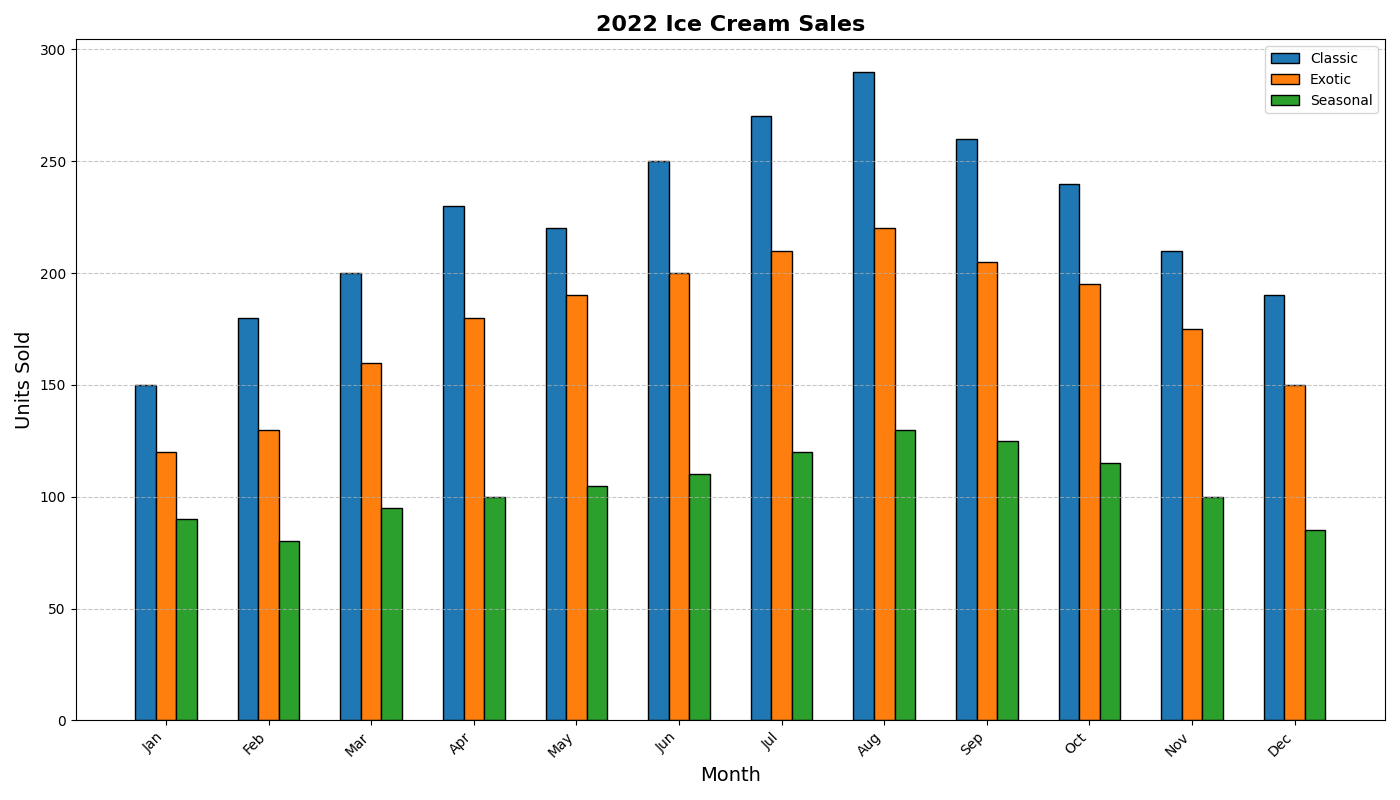

This chart was generated by the following Python code:
import matplotlib.pyplot as plt
import numpy as np

# Data for months
months = ["Jan", "Feb", "Mar", "Apr", "May", "Jun",
          "Jul", "Aug", "Sep", "Oct", "Nov", "Dec"]

# Monthly sales in units for each type of ice cream
classic_sales = np.array([150, 180, 200, 230, 220, 250, 270, 290, 260, 240, 210, 190])
exotic_sales = np.array([120, 130, 160, 180, 190, 200, 210, 220, 205, 195, 175, 150])
seasonal_sales = np.array([90, 80, 95, 100, 105, 110, 120, 130, 125, 115, 100, 85])

x = np.arange(len(months))
width = 0.2  # Reduced width for grouped bars

fig, ax1 = plt.subplots(figsize=(14, 8))

# Grouped bar plots
ax1.bar(x - width, classic_sales, width, label='Classic', color='#1f77b4', edgecolor='black')
ax1.bar(x, exotic_sales, width, label='Exotic', color='#ff7f0e', edgecolor='black')
ax1.bar(x + width, seasonal_sales, width, label='Seasonal', color='#2ca02c', edgecolor='black')

ax1.set_xlabel('Month', fontsize=14)
ax1.set_ylabel('Units Sold', fontsize=14)
ax1.set_title('2022 Ice Cream Sales', fontsize=16, fontweight='bold')
ax1.set_xticks(x)
ax1.set_xticklabels(months, rotation=45, ha='right')
ax1.legend()

ax1.yaxis.grid(True, linestyle='--', alpha=0.7)

plt.tight_layout()
plt.show()
